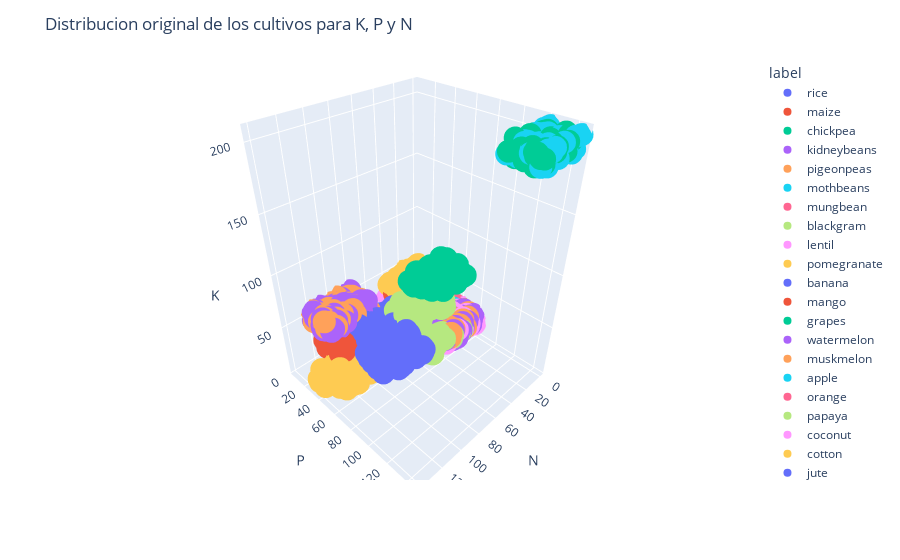

Here is the notebook cell this chart was saved with:
### Code cell
fig = px.scatter_3d(dataframe_jerarquico, x='N', y='P', z='K',
              color=dataframe_jerarquico['label'], labels={'color': 'Cultivo'})
fig.update_layout(title = "Distribucion original de los cultivos para K, P y N")
fig.show(block=True)
